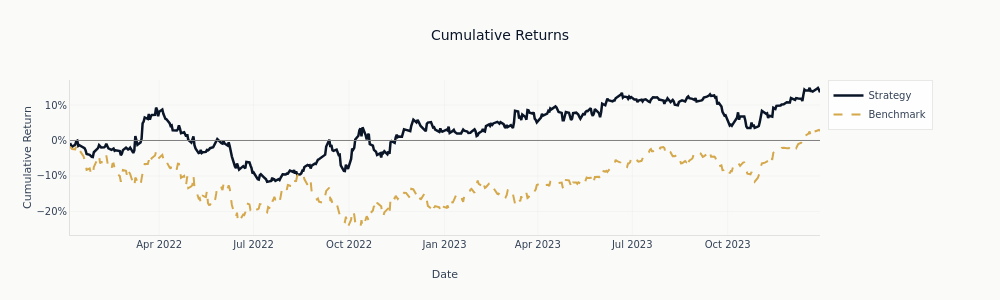
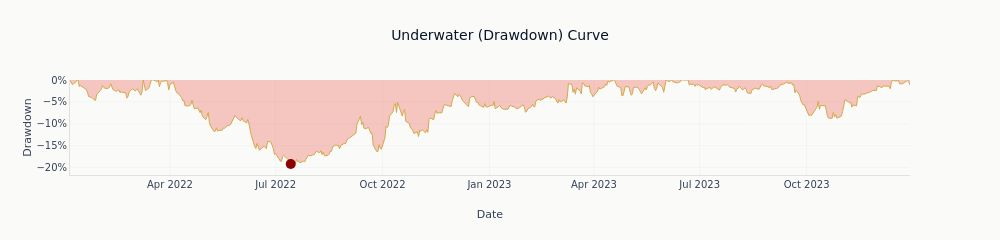
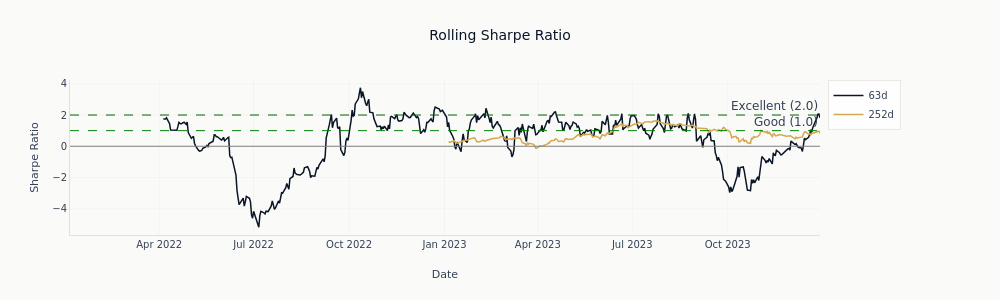
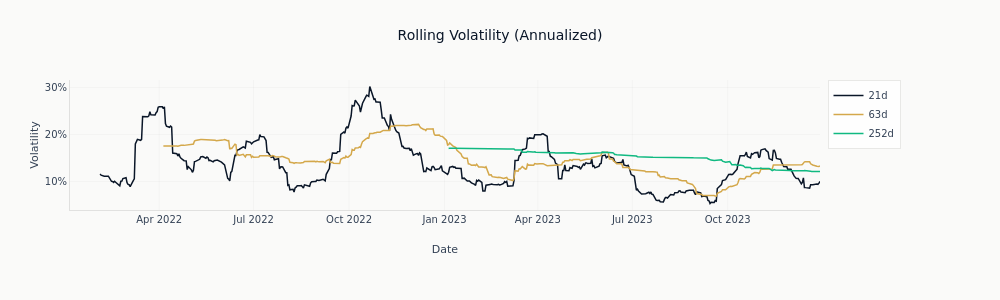

Write notebook code for charts like these, in order.
### Code cell
DASHBOARD_ALT = {
    "Cumulative Returns": (
        "Cumulative return of the preselected allocator and of the SPY benchmark against date "
        "over the holdout."
    ),
    "Drawdown": (
        "The preselected allocator's underwater curve against date, filled to zero, showing the "
        "percentage below its own running peak, with the deepest point marked."
    ),
    "Rolling Sharpe Ratio": (
        "Two lines of rolling Sharpe ratio against date, over sixty-three and two hundred and "
        "fifty-two sessions, the shorter window swinging more widely than the longer one."
    ),
    "Rolling Volatility": (
        "Three lines of annualized rolling volatility against date, over twenty-one, "
        "sixty-three and two hundred and fifty-two sessions."
    ),
    "Rolling Beta": (
        "Rolling beta of the preselected allocator against SPY, plotted against date and shaded "
        "down to zero, with a dashed reference line at the market's own beta."
    ),
    "Annual Returns": (
        "Bars of the allocator's annual return by calendar year, with the benchmark's annual "
        "return marked as points and a line at zero."
    ),
    "Monthly Returns Heatmap": (
        "Heatmap of monthly return, years down the vertical axis and calendar months across "
        "with a compounded annual column at the right, each cell labelled with its return and "
        "coloured from red for losses to green for gains."
    ),
    "Returns Distribution": (
        "Histogram of the allocator's daily returns with a fitted normal density drawn over it "
        "and vertical reference lines in the left tail."
    ),
    "Top Drawdowns": (
        "Horizontal bars of drawdown depth for the five deepest episodes, one bar per episode, "
        "ordered deepest at the top and annotated with the depth reached."
    ),
}

display(HTML(f"<pre>{selected_tear_sheet.metrics.summary()}</pre>"))
for figure_name, diagnostic_figure in selected_tear_sheet.figures.items():
    show_plotly_with_alt(diagnostic_figure, DASHBOARD_ALT[figure_name])

### Figure 1 — Plotly figure (JSON) as saved in the notebook; plotly's stock layout.template omitted (floating-point values rounded to 4 significant figures; data arrays with more than 128 entries replaced by an {"elided": "..."} marker saying what was removed)
{"data": [{"hovertemplate": "Date: %{x}<br>Return: %{y:.2%}<extra></extra>", "line": {"color": "#0a1628", "width": 2.5}, "mode": "lines", "name": "Strategy", "showlegend": true, "type": "scatter", "x": {"elided": "499 str values"}, "y": {"elided": "499 float values"}}, {"hovertemplate": "Date: %{x}<br>Return: %{y:.2%}<extra></extra>", "line": {"color": "#D4A84B", "dash": "dash", "width": 2.0}, "mode": "lines", "name": "Benchmark", "showlegend": true, "type": "scatter", "x": {"elided": "499 str values"}, "y": {"elided": "499 float values"}}], "layout": {"font": {"color": "#334155", "family": "DM Sans, DejaVu Sans, sans-serif", "size": 12}, "height": 300, "hoverlabel": {"bgcolor": "white", "font": {"family": "DM Sans, DejaVu Sans, sans-serif", "size": 13}}, "hovermode": "x unified", "legend": {"x": 1.01, "xanchor": "left", "y": 1.0, "yanchor": "top"}, "margin": {"b": 65, "l": 70, "r": 180, "t": 80}, "paper_bgcolor": "#FAFAF9", "plot_bgcolor": "#FAFAF9", "shapes": [{"line": {"color": "gray", "dash": "solid", "width": 1}, "type": "line", "x0": 0, "x1": 1, "xref": "x domain", "y0": 0, "y1": 0, "yref": "y"}], "showlegend": true, "title": {"text": "Cumulative Returns"}, "width": 1000, "xaxis": {"gridcolor": "rgba(0,0,0,0.06)", "linecolor": "rgba(0,0,0,0.1)", "title": {"text": "Date"}, "zeroline": false}, "yaxis": {"gridcolor": "rgba(0,0,0,0.06)", "linecolor": "rgba(0,0,0,0.1)", "tickformat": ".0%", "title": {"text": "Cumulative Return"}, "zeroline": false}}}

### Figure 2 — Plotly figure (JSON) as saved in the notebook; plotly's stock layout.template omitted (floating-point values rounded to 4 significant figures; data arrays with more than 128 entries replaced by an {"elided": "..."} marker saying what was removed)
{"data": [{"fill": "tozeroy", "fillcolor": "rgba(231, 76, 60, 0.3)", "hovertemplate": "Date: %{x}<br>Drawdown: %{y:.2%}<extra></extra>", "line": {"color": "#D4A84B", "width": 1}, "mode": "lines", "name": "Drawdown", "type": "scatter", "x": {"elided": "499 str values"}, "y": {"elided": "499 float values"}}, {"hovertemplate": "Max Drawdown<br>Date: %{x}<br>DD: %{y:.2%}<extra></extra>", "marker": {"color": "darkred", "size": 10, "symbol": "circle"}, "mode": "markers", "name": "Max DD: -19.2%", "type": "scatter", "x": ["2022-07-14T00:00:00"], "y": [-0.1917]}], "layout": {"font": {"color": "#334155", "family": "DM Sans, DejaVu Sans, sans-serif", "size": 12}, "height": 240, "hoverlabel": {"bgcolor": "white", "font": {"family": "DM Sans, DejaVu Sans, sans-serif", "size": 13}}, "hovermode": "x unified", "legend": {"x": 1.01, "xanchor": "left", "y": 1.0, "yanchor": "top"}, "margin": {"b": 65, "l": 70, "r": 90, "t": 80}, "paper_bgcolor": "#FAFAF9", "plot_bgcolor": "#FAFAF9", "showlegend": false, "title": {"text": "Underwater (Drawdown) Curve"}, "width": 1000, "xaxis": {"gridcolor": "rgba(0,0,0,0.06)", "linecolor": "rgba(0,0,0,0.1)", "title": {"text": "Date"}, "zeroline": false}, "yaxis": {"gridcolor": "rgba(0,0,0,0.06)", "linecolor": "rgba(0,0,0,0.1)", "tickformat": ".0%", "title": {"text": "Drawdown"}, "zeroline": false}}}

### Figure 3 — Plotly figure (JSON) as saved in the notebook; plotly's stock layout.template omitted (floating-point values rounded to 4 significant figures; data arrays with more than 128 entries replaced by an {"elided": "..."} marker saying what was removed)
{"data": [{"hovertemplate": "63d Sharpe: %{y:.2f}<extra></extra>", "line": {"color": "#0a1628", "width": 1.5}, "mode": "lines", "name": "63d", "showlegend": true, "type": "scatter", "x": {"elided": "499 str values"}, "y": {"elided": "499 float values"}}, {"hovertemplate": "252d Sharpe: %{y:.2f}<extra></extra>", "line": {"color": "#D4A84B", "width": 1.5}, "mode": "lines", "name": "252d", "showlegend": true, "type": "scatter", "x": {"elided": "499 str values"}, "y": {"elided": "499 float values"}}], "layout": {"annotations": [{"showarrow": false, "text": "Good (1.0)", "x": 1, "xanchor": "right", "xref": "x domain", "y": 1, "yanchor": "bottom", "yref": "y"}, {"showarrow": false, "text": "Excellent (2.0)", "x": 1, "xanchor": "right", "xref": "x domain", "y": 2, "yanchor": "bottom", "yref": "y"}], "font": {"color": "#334155", "family": "DM Sans, DejaVu Sans, sans-serif", "size": 12}, "height": 300, "hoverlabel": {"bgcolor": "white", "font": {"family": "DM Sans, DejaVu Sans, sans-serif", "size": 13}}, "hovermode": "x unified", "legend": {"x": 1.01, "xanchor": "left", "y": 1.0, "yanchor": "top"}, "margin": {"b": 65, "l": 70, "r": 180, "t": 80}, "paper_bgcolor": "#FAFAF9", "plot_bgcolor": "#FAFAF9", "shapes": [{"line": {"color": "gray", "dash": "solid", "width": 1}, "type": "line", "x0": 0, "x1": 1, "xref": "x domain", "y0": 0, "y1": 0, "yref": "y"}, {"line": {"color": "green", "dash": "dash", "width": 1}, "type": "line", "x0": 0, "x1": 1, "xref": "x domain", "y0": 1, "y1": 1, "yref": "y"}, {"line": {"color": "darkgreen", "dash": "dash", "width": 1}, "type": "line", "x0": 0, "x1": 1, "xref": "x domain", "y0": 2, "y1": 2, "yref": "y"}], "showlegend": true, "title": {"text": "Rolling Sharpe Ratio"}, "width": 1000, "xaxis": {"gridcolor": "rgba(0,0,0,0.06)", "linecolor": "rgba(0,0,0,0.1)", "title": {"text": "Date"}, "zeroline": false}, "yaxis": {"gridcolor": "rgba(0,0,0,0.06)", "linecolor": "rgba(0,0,0,0.1)", "title": {"text": "Sharpe Ratio"}, "zeroline": false}}}

### Figure 4 — Plotly figure (JSON) as saved in the notebook; plotly's stock layout.template omitted (floating-point values rounded to 4 significant figures; data arrays with more than 128 entries replaced by an {"elided": "..."} marker saying what was removed)
{"data": [{"hovertemplate": "21d Vol: %{y:.2%}<extra></extra>", "line": {"color": "#0a1628", "width": 1.5}, "mode": "lines", "name": "21d", "showlegend": true, "type": "scatter", "x": {"elided": "499 str values"}, "y": {"elided": "499 float values"}}, {"hovertemplate": "63d Vol: %{y:.2%}<extra></extra>", "line": {"color": "#D4A84B", "width": 1.5}, "mode": "lines", "name": "63d", "showlegend": true, "type": "scatter", "x": {"elided": "499 str values"}, "y": {"elided": "499 float values"}}, {"hovertemplate": "252d Vol: %{y:.2%}<extra></extra>", "line": {"color": "#10b981", "width": 1.5}, "mode": "lines", "name": "252d", "showlegend": true, "type": "scatter", "x": {"elided": "499 str values"}, "y": {"elided": "499 float values"}}], "layout": {"font": {"color": "#334155", "family": "DM Sans, DejaVu Sans, sans-serif", "size": 12}, "height": 300, "hoverlabel": {"bgcolor": "white", "font": {"family": "DM Sans, DejaVu Sans, sans-serif", "size": 13}}, "hovermode": "x unified", "legend": {"x": 1.01, "xanchor": "left", "y": 1.0, "yanchor": "top"}, "margin": {"b": 90, "l": 70, "r": 180, "t": 80}, "paper_bgcolor": "#FAFAF9", "plot_bgcolor": "#FAFAF9", "showlegend": true, "title": {"text": "Rolling Volatility (Annualized)"}, "width": 1000, "xaxis": {"automargin": true, "gridcolor": "rgba(0,0,0,0.06)", "linecolor": "rgba(0,0,0,0.1)", "title": {"text": "Date"}, "zeroline": false}, "yaxis": {"gridcolor": "rgba(0,0,0,0.06)", "linecolor": "rgba(0,0,0,0.1)", "tickformat": ".0%", "title": {"text": "Volatility"}, "zeroline": false}}}
